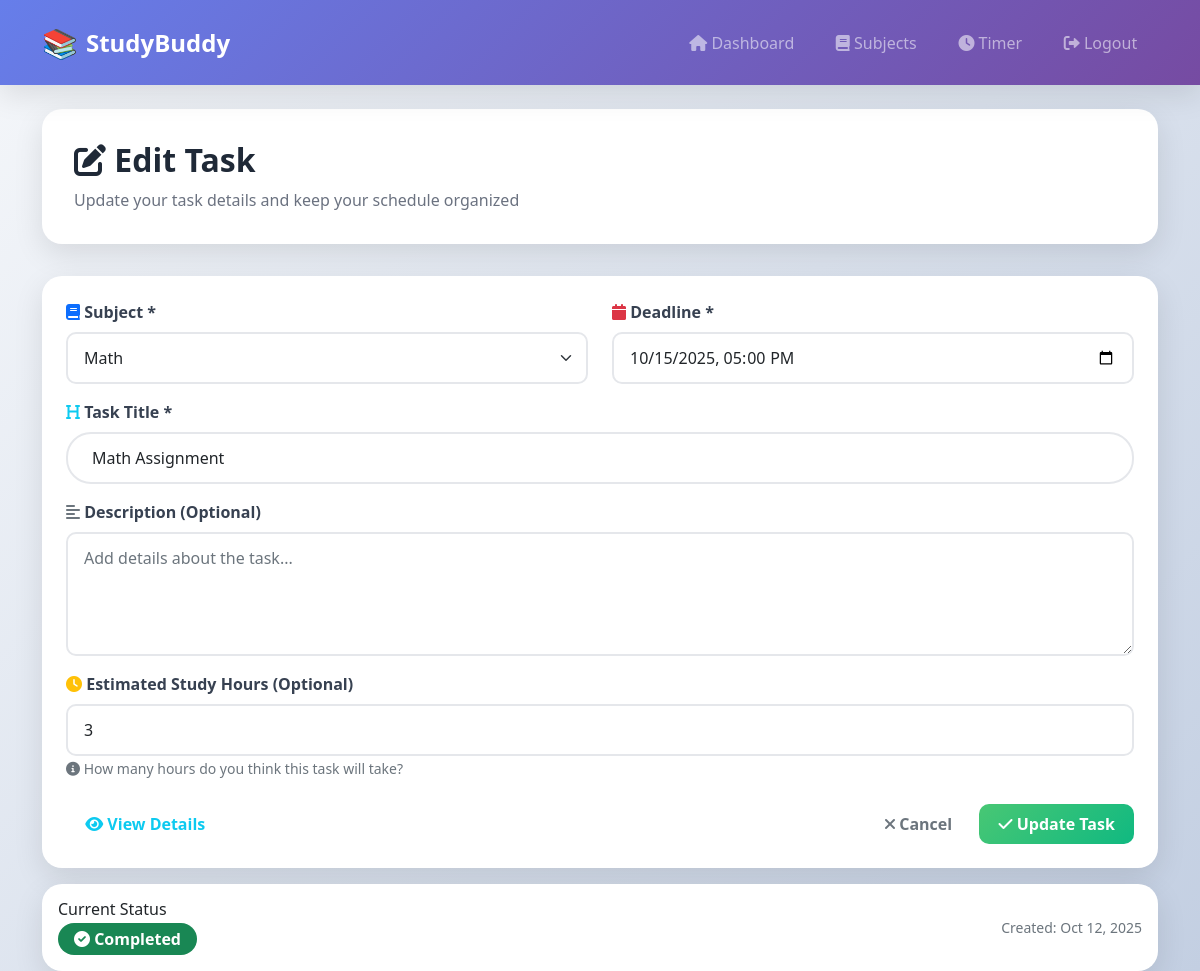
The app's page /edit_task.php?id=2 (signed in) with its own data.
### tables this page shows
CREATE TABLE `tasks` (
  `id` int(11) NOT NULL,
  `user_id` int(11) NOT NULL,
  `subject_id` int(11) NOT NULL,
  `title` varchar(200) NOT NULL,
  `description` text DEFAULT NULL,
  `deadline` datetime NOT NULL,
  `status` enum('pending','completed') DEFAULT 'pending',
  `estimated_hours` int(11) DEFAULT 0,
  `created_at` timestamp NOT NULL DEFAULT current_timestamp(),
  `updated_at` datetime DEFAULT NULL,
  `is_important` tinyint(1) DEFAULT 0
);

CREATE TABLE `subjects` (
  `id` int(11) NOT NULL,
  `user_id` int(11) NOT NULL,
  `name` varchar(100) NOT NULL,
  `created_at` timestamp NOT NULL DEFAULT current_timestamp(),
  `updated_at` datetime DEFAULT NULL
);

### edit_task.php (the view, shortened to what this page needs)
<?php
require_once 'config.php';
$user_id = $_SESSION['user_id'];
$task_id = intval($_GET['id']);
$stmt = $pdo->prepare("SELECT * FROM tasks WHERE id = ? AND user_id = ?");
$stmt->execute([$task_id, $user_id]);
$task = $stmt->fetch();
$stmt = $pdo->prepare("SELECT * FROM subjects WHERE user_id = ?");
$stmt->execute([$user_id]);
$subjects = $stmt->fetchAll();
?>
<!DOCTYPE html>
<html lang="en">
<head>
<link href="https://cdn.jsdelivr.net/npm/bootstrap@5.1.3/dist/css/bootstrap.min.css" rel="stylesheet">
<link rel="stylesheet" href="https://cdnjs.cloudflare.com/ajax/libs/font-awesome/6.0.0/css/all.min.css">
<link rel="stylesheet" href="css/dashboard-style.css">
</head>
<body>
<nav class="navbar navbar-expand-lg navbar-dark bg-primary">
    <div class="container">
        <a class="navbar-brand" href="dashboard.php">StudyBuddy</a>
        <div class="collapse navbar-collapse" id="navbarNav">
            <div class="navbar-nav ms-auto">
                <a class="nav-link" href="dashboard.php"><i class="fas fa-home"></i> Dashboard</a>
                <a class="nav-link" href="subjects.php"><i class="fas fa-book"></i> Subjects</a>
                <a class="nav-link" href="timer.php"><i class="fas fa-clock"></i> Timer</a>
                <a class="nav-link" href="logout.php"><i class="fas fa-sign-out-alt"></i> Logout</a>
            </div>
        </div>
    </nav>
<div class="container mt-4">
    <div class="page-header fade-in">
        <h2><i class="fas fa-edit"></i> Edit Task</h2>
        <p>Update your task details and keep your schedule organized</p>
    </div>
    <div class="card fade-in">
        <div class="card-body p-4">
            <form method="POST" class="needs-validation" novalidate>
                <div class="row">
                    <div class="col-md-6 mb-3">
                        <label class="form-label">
                            <i class="fas fa-book text-primary"></i> Subject *
                        </label>
                        <select name="subject_id" class="form-select" required>
                            <?php foreach ($subjects as $sub): ?>
                                <option value="<?= $sub['id'] ?>" <?= $sub['id'] == $task['subject_id'] ? 'selected' : '' ?>>
                                    <?= htmlspecialchars($sub['name']) ?>
                                </option>
                            <?php endforeach; ?>
                        </select>
                    </div>
                    <div class="col-md-6 mb-3">
                        <label class="form-label">
                            <i class="fas fa-calendar text-danger"></i> Deadline *
                        </label>
                        <input type="datetime-local" name="deadline" class="form-control"
                            min="<?= date('Y-m-d\TH:i') ?>"
                            value="<?= date('Y-m-d\TH:i', strtotime($task['deadline'])) ?>" required>
                    </div>
                </div>
                <div class="mb-3">
                    <label class="form-label">
                        <i class="fas fa-heading text-info"></i> Task Title *
                    </label>
                    <input type="text" name="title" class="form-control"
                           value="<?php echo htmlspecialchars($task['title']); ?>"
                           placeholder="Task title" required maxlength="200">
                </div>
                <div class="mb-3">
                    <label class="form-label">
                        <i class="fas fa-align-left text-secondary"></i> Description (Optional)
                    </label>
                    <textarea name="description" class="form-control" rows="4"
                              placeholder="Add details about the task..."><?php echo htmlspecialchars($task['description']); ?></textarea>
                </div>
                <div class="mb-4">
                    <label class="form-label">
                        <i class="fas fa-clock text-warning"></i> Estimated Study Hours (Optional)
                    </label>
                    <input type="number" name="estimated_hours" class="form-control"
                           value="<?php echo $task['estimated_hours']; ?>"
                           placeholder="e.g., 2" min="0" max="24">
                    <small class="text-muted">
                        <i class="fas fa-info-circle"></i> How many hours do you think this task will take?
                    </small>
                </div>
                <div class="d-flex gap-2 justify-content-between">
                    <a href="view_task.php?id=<?php echo $task_id; ?>" class="btn btn-outline-info">
                        <i class="fas fa-eye"></i> View Details
                    </a>
                    <div class="d-flex gap-2">
                        <a href="dashboard.php" class="btn btn-outline-secondary">
                            <i class="fas fa-times"></i> Cancel
                        </a>
                        <button type="submit" class="btn btn-success">
                            <i class="fas fa-check"></i> Update Task
                        </button>
                    </div>
                </div>
            </form>
        </div>
    </div>
    <div class="card fade-in mt-3">
        <div class="card-body">
            <div class="d-flex justify-content-between align-items-center">
                <div>
                    <h6 class="mb-1">Current Status</h6>
                    <?php if ($task['status'] == 'completed'): ?>
                        <span class="badge bg-success" style="font-size: 1rem; padding: 0.5rem 1rem;">
                            <i class="fas fa-check-circle"></i> Completed
                        </span>
                    <?php else: ?>
                        <span class="badge bg-warning text-dark" style="font-size: 1rem; padding: 0.5rem 1rem;">
                            <i class="fas fa-hourglass-half"></i> Pending
                        </span>
                    <?php endif; ?>
                </div>
                <div class="text-end">
                    <small class="text-muted d-block">Created: <?php echo date('M j, Y', strtotime($task['created_at'])); ?></small>
                </div>
            </div>
        </div>
    </div>
</div>
</body>
</html>

### css/dashboard-style.css (style rules this page uses)
:root { --primary-gradient: linear-gradient(135deg, #667eea 0%, #764ba2 100%); --success-gradient: linear-gradient(135deg, #48c774 0%, #10b981 100%); --warning-gradient: linear-gradient(135deg, #fbbf24 0%, #f59e0b 100%); --info-gradient: linear-gradient(135deg, #3b82f6 0%, #2563eb 100%); --danger-gradient: linear-gradient(135deg, #ef4444 0%, #dc2626 100%); --dark-gradient: linear-gradient(135deg, #1f2937 0%, #111827 100%); --shadow: 0 10px 30px rgba(0,0,0,0.1); --shadow-hover: 0 15px 40px rgba(0,0,0,0.15); }
body { background: linear-gradient(135deg, #f5f7fa 0%, #c3cfe2 100%); min-height: 100vh; font-family: 'Segoe UI', Tahoma, Geneva, Verdana, sans-serif; }
.navbar { background: var(--primary-gradient) !important; box-shadow: var(--shadow); padding: 1rem 0; }
.navbar.navbar-dark.bg-primary { background: var(--primary-gradient) !important; }
.navbar-brand { font-weight: 700; font-size: 1.5rem; display: flex; align-items: center; gap: 0.5rem; transition: transform 0.3s ease; }
.navbar-brand::before { content: '📚'; font-size: 1.8rem; }
.nav-link { font-weight: 500; transition: all 0.3s ease; margin: 0 0.3rem; border-radius: 8px; padding: 0.5rem 1rem !important; }
.card { border: none; border-radius: 20px; box-shadow: var(--shadow); transition: all 0.3s ease; overflow: hidden; background: white; }
.btn { border-radius: 10px; padding: 0.5rem 1.2rem; font-weight: 600; transition: all 0.3s ease; border: none; }
.btn-success { background: var(--success-gradient); }
.badge { padding: 0.5rem 1rem; border-radius: 50px; font-weight: 600; }
.form-label { font-weight: 600; color: #374151; margin-bottom: 0.5rem; }
.form-control, .form-select { border-radius: 10px; border: 2px solid #e5e7eb; padding: 0.75rem 1rem; transition: all 0.3s ease; }
textarea.form-control { resize: vertical; }
input[type="text"].form-control { background: white; border-radius: 25px; padding-left: 1.5rem; }
.fade-in { animation: fadeIn 0.5s ease; }
.page-header { background: white; border-radius: 20px; padding: 2rem; margin-bottom: 2rem; box-shadow: var(--shadow); }
.page-header h2 { margin: 0; color: #1f2937; font-weight: 700; }
.page-header p { margin: 0.5rem 0 0 0; color: #6b7280; }

### records on screen
tasks: subject_id "Math", deadline "10/15/2025 17:00", title "Math Assignment", estimated_hours "3", created_at "Oct 12, 2025"
